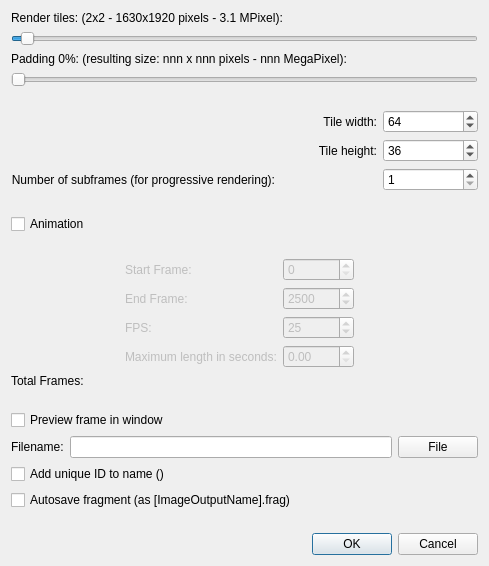
<?xml version="1.0" encoding="UTF-8"?>
<ui version="4.0">
 <author>3dickulus@fractalforums.com</author>
 <class>OutputDialog</class>
 <widget class="QDialog" name="OutputDialog">
  <property name="geometry">
   <rect>
    <x>0</x>
    <y>0</y>
    <width>489</width>
    <height>566</height>
   </rect>
  </property>
  <property name="sizePolicy">
   <sizepolicy hsizetype="Minimum" vsizetype="Minimum">
    <horstretch>0</horstretch>
    <verstretch>0</verstretch>
   </sizepolicy>
  </property>
  <property name="windowTitle">
   <string>High Resolution and Animation Render</string>
  </property>
  <layout class="QGridLayout" name="gridLayout_5">
   <item row="0" column="0">
    <layout class="QGridLayout" name="gridLayout">
     <item row="0" column="0">
      <widget class="QLabel" name="tilesLabel">
       <property name="text">
        <string>Render tiles: (2x2 - 1630x1920 pixels - 3.1 MPixel):</string>
       </property>
      </widget>
     </item>
     <item row="1" column="0">
      <widget class="QSlider" name="tilesSlider">
       <property name="minimum">
        <number>1</number>
       </property>
       <property name="maximum">
        <number>100</number>
       </property>
       <property name="value">
        <number>3</number>
       </property>
       <property name="sliderPosition">
        <number>3</number>
       </property>
       <property name="orientation">
        <enum>Qt::Horizontal</enum>
       </property>
      </widget>
     </item>
     <item row="2" column="0">
      <widget class="QLabel" name="paddingLabel">
       <property name="text">
        <string>Padding 0%: (resulting size: nnn x nnn pixels - nnn MegaPixel):</string>
       </property>
      </widget>
     </item>
     <item row="3" column="0">
      <widget class="QSlider" name="paddingSlider">
       <property name="maximum">
        <number>100</number>
       </property>
       <property name="orientation">
        <enum>Qt::Horizontal</enum>
       </property>
      </widget>
     </item>
    </layout>
   </item>
   <item row="1" column="0">
    <spacer name="verticalSpacer_0">
     <property name="orientation">
      <enum>Qt::Vertical</enum>
     </property>
     <property name="sizeHint" stdset="0">
      <size>
       <width>408</width>
       <height>9</height>
      </size>
     </property>
    </spacer>
   </item>
   <item row="2" column="0">
    <layout class="QGridLayout" name="gridLayout_2">
     <item row="0" column="1">
      <widget class="QLabel" name="label">
       <property name="text">
        <string>Tile width:</string>
       </property>
       <property name="alignment">
        <set>Qt::AlignRight|Qt::AlignTrailing|Qt::AlignVCenter</set>
       </property>
      </widget>
     </item>
     <item row="0" column="2">
      <widget class="QSpinBox" name="tileWidthSpinBox">
       <property name="minimum">
        <number>1</number>
       </property>
       <property name="maximum">
        <number>16384</number>
       </property>
       <property name="value">
        <number>64</number>
       </property>
      </widget>
     </item>
     <item row="1" column="1">
      <widget class="QLabel" name="label_2">
       <property name="text">
        <string>Tile height:</string>
       </property>
       <property name="alignment">
        <set>Qt::AlignRight|Qt::AlignTrailing|Qt::AlignVCenter</set>
       </property>
      </widget>
     </item>
     <item row="1" column="2">
      <widget class="QSpinBox" name="tileHeightSpinBox">
       <property name="minimum">
        <number>1</number>
       </property>
       <property name="maximum">
        <number>16384</number>
       </property>
       <property name="value">
        <number>36</number>
       </property>
      </widget>
     </item>
     <item row="2" column="0">
      <widget class="QLabel" name="subFramesLabel">
       <property name="text">
        <string>Number of subframes (for progressive rendering):</string>
       </property>
       <property name="alignment">
        <set>Qt::AlignRight|Qt::AlignTrailing|Qt::AlignVCenter</set>
       </property>
      </widget>
     </item>
     <item row="2" column="2">
      <widget class="QSpinBox" name="subFrameSpinBox">
       <property name="minimum">
        <number>1</number>
       </property>
       <property name="maximum">
        <number>65536</number>
       </property>
      </widget>
     </item>
    </layout>
   </item>
   <item row="3" column="0">
    <spacer name="verticalSpacer_1">
     <property name="orientation">
      <enum>Qt::Vertical</enum>
     </property>
     <property name="sizeHint" stdset="0">
      <size>
       <width>408</width>
       <height>7</height>
      </size>
     </property>
    </spacer>
   </item>
   <item row="4" column="0">
    <layout class="QGridLayout" name="gridLayout_3">
     <item row="0" column="0" colspan="2">
      <widget class="QCheckBox" name="animCheckBox">
       <property name="text">
        <string>Animation</string>
       </property>
      </widget>
     </item>
     <item row="1" column="0" colspan="4">
      <widget class="qRangeSlider" name="frameRangeSlider" native="true">
       <property name="enabled">
        <bool>false</bool>
       </property>
       <property name="sizePolicy">
        <sizepolicy hsizetype="Expanding" vsizetype="Fixed">
         <horstretch>0</horstretch>
         <verstretch>0</verstretch>
        </sizepolicy>
       </property>
       <property name="minimumSize">
        <size>
         <width>100</width>
         <height>12</height>
        </size>
       </property>
       <property name="maximumSize">
        <size>
         <width>16777215</width>
         <height>12</height>
        </size>
       </property>
      </widget>
     </item>
     <item row="2" column="0" rowspan="4">
      <spacer name="horizontalSpacer">
       <property name="orientation">
        <enum>Qt::Horizontal</enum>
       </property>
       <property name="sizeHint" stdset="0">
        <size>
         <width>48</width>
         <height>88</height>
        </size>
       </property>
      </spacer>
     </item>
     <item row="2" column="1">
      <widget class="QLabel" name="startFrameLabel">
       <property name="enabled">
        <bool>false</bool>
       </property>
       <property name="text">
        <string>Start Frame:</string>
       </property>
      </widget>
     </item>
     <item row="2" column="2">
      <widget class="QSpinBox" name="startFrameSpinBox">
       <property name="enabled">
        <bool>false</bool>
       </property>
       <property name="maximum">
        <number>100000</number>
       </property>
      </widget>
     </item>
     <item row="2" column="3" rowspan="5">
      <spacer name="horizontalSpacer_2">
       <property name="orientation">
        <enum>Qt::Horizontal</enum>
       </property>
       <property name="sizeHint" stdset="0">
        <size>
         <width>118</width>
         <height>118</height>
        </size>
       </property>
      </spacer>
     </item>
     <item row="3" column="1">
      <widget class="QLabel" name="endFrameLabel">
       <property name="enabled">
        <bool>false</bool>
       </property>
       <property name="text">
        <string>End Frame:</string>
       </property>
      </widget>
     </item>
     <item row="3" column="2">
      <widget class="QSpinBox" name="endFrameSpinBox">
       <property name="enabled">
        <bool>false</bool>
       </property>
       <property name="maximum">
        <number>100000</number>
       </property>
       <property name="value">
        <number>2500</number>
       </property>
      </widget>
     </item>
     <item row="4" column="1">
      <widget class="QLabel" name="fpsLabel">
       <property name="enabled">
        <bool>false</bool>
       </property>
       <property name="text">
        <string>FPS:</string>
       </property>
      </widget>
     </item>
     <item row="4" column="2">
      <widget class="QSpinBox" name="fpsSpinBox">
       <property name="enabled">
        <bool>false</bool>
       </property>
       <property name="toolTip">
        <string>Set in Preferences.</string>
       </property>
       <property name="minimum">
        <number>1</number>
       </property>
       <property name="maximum">
        <number>100</number>
       </property>
       <property name="value">
        <number>25</number>
       </property>
      </widget>
     </item>
     <item row="5" column="1">
      <widget class="QLabel" name="endTimeLabel">
       <property name="enabled">
        <bool>false</bool>
       </property>
       <property name="text">
        <string>Maximum length in seconds:</string>
       </property>
      </widget>
     </item>
     <item row="5" column="2">
      <widget class="QDoubleSpinBox" name="endTimeSpinBox">
       <property name="enabled">
        <bool>false</bool>
       </property>
       <property name="maximum">
        <double>9999.989999999999782</double>
       </property>
      </widget>
     </item>
     <item row="6" column="0" colspan="2">
      <widget class="QLabel" name="totalFrames">
       <property name="text">
        <string>Total Frames:</string>
       </property>
      </widget>
     </item>
    </layout>
   </item>
   <item row="5" column="0">
    <spacer name="verticalSpacer_2">
     <property name="orientation">
      <enum>Qt::Vertical</enum>
     </property>
     <property name="sizeHint" stdset="0">
      <size>
       <width>418</width>
       <height>10</height>
      </size>
     </property>
    </spacer>
   </item>
   <item row="6" column="0">
    <layout class="QGridLayout" name="gridLayout_4">
     <item row="0" column="0" colspan="2">
      <widget class="QCheckBox" name="previewFrameCheckBox">
       <property name="text">
        <string>Preview frame in window</string>
       </property>
      </widget>
     </item>
     <item row="1" column="0">
      <widget class="QLabel" name="filenameLabel">
       <property name="sizePolicy">
        <sizepolicy hsizetype="Minimum" vsizetype="Minimum">
         <horstretch>0</horstretch>
         <verstretch>0</verstretch>
        </sizepolicy>
       </property>
       <property name="text">
        <string>Filename:</string>
       </property>
      </widget>
     </item>
     <item row="1" column="1">
      <widget class="QLineEdit" name="filenameEdit">
       <property name="sizePolicy">
        <sizepolicy hsizetype="Expanding" vsizetype="Fixed">
         <horstretch>0</horstretch>
         <verstretch>0</verstretch>
        </sizepolicy>
       </property>
       <property name="clearButtonEnabled">
        <bool>false</bool>
       </property>
      </widget>
     </item>
     <item row="1" column="2">
      <widget class="QPushButton" name="fileButton">
       <property name="text">
        <string>File</string>
       </property>
      </widget>
     </item>
     <item row="2" column="0" colspan="2">
      <widget class="QCheckBox" name="uniqueCheckBox">
       <property name="text">
        <string>Add unique ID to name ()</string>
       </property>
      </widget>
     </item>
     <item row="3" column="0" colspan="2">
      <widget class="QCheckBox" name="autoSaveCheckBox">
       <property name="text">
        <string>Autosave fragment (as [ImageOutputName].frag)</string>
       </property>
      </widget>
     </item>
    </layout>
   </item>
   <item row="7" column="0">
    <spacer name="verticalSpacer_3">
     <property name="orientation">
      <enum>Qt::Vertical</enum>
     </property>
     <property name="sizeHint" stdset="0">
      <size>
       <width>388</width>
       <height>8</height>
      </size>
     </property>
    </spacer>
   </item>
   <item row="8" column="0">
    <widget class="QDialogButtonBox" name="buttonBox">
     <property name="orientation">
      <enum>Qt::Horizontal</enum>
     </property>
     <property name="standardButtons">
      <set>QDialogButtonBox::Cancel|QDialogButtonBox::Ok</set>
     </property>
    </widget>
   </item>
  </layout>
 </widget>
 <customwidgets>
  <customwidget>
   <class>qRangeSlider</class>
   <extends>QWidget</extends>
   <header>qrangeslider.h</header>
  </customwidget>
 </customwidgets>
 <resources>
  <include location="../../Fragmentarium.qrc"/>
 </resources>
 <connections>
  <connection>
   <sender>buttonBox</sender>
   <signal>accepted()</signal>
   <receiver>OutputDialog</receiver>
   <slot>accept()</slot>
   <hints>
    <hint type="sourcelabel">
     <x>227</x>
     <y>472</y>
    </hint>
    <hint type="destinationlabel">
     <x>195</x>
     <y>439</y>
    </hint>
   </hints>
  </connection>
  <connection>
   <sender>buttonBox</sender>
   <signal>rejected()</signal>
   <receiver>OutputDialog</receiver>
   <slot>reject()</slot>
   <hints>
    <hint type="sourcelabel">
     <x>295</x>
     <y>478</y>
    </hint>
    <hint type="destinationlabel">
     <x>286</x>
     <y>439</y>
    </hint>
   </hints>
  </connection>
  <connection>
   <sender>animCheckBox</sender>
   <signal>toggled(bool)</signal>
   <receiver>startFrameLabel</receiver>
   <slot>setEnabled(bool)</slot>
   <hints>
    <hint type="sourcelabel">
     <x>60</x>
     <y>165</y>
    </hint>
    <hint type="destinationlabel">
     <x>108</x>
     <y>199</y>
    </hint>
   </hints>
  </connection>
  <connection>
   <sender>animCheckBox</sender>
   <signal>toggled(bool)</signal>
   <receiver>startFrameSpinBox</receiver>
   <slot>setEnabled(bool)</slot>
   <hints>
    <hint type="sourcelabel">
     <x>199</x>
     <y>159</y>
    </hint>
    <hint type="destinationlabel">
     <x>230</x>
     <y>201</y>
    </hint>
   </hints>
  </connection>
  <connection>
   <sender>animCheckBox</sender>
   <signal>toggled(bool)</signal>
   <receiver>endFrameLabel</receiver>
   <slot>setEnabled(bool)</slot>
   <hints>
    <hint type="sourcelabel">
     <x>84</x>
     <y>167</y>
    </hint>
    <hint type="destinationlabel">
     <x>83</x>
     <y>227</y>
    </hint>
   </hints>
  </connection>
  <connection>
   <sender>animCheckBox</sender>
   <signal>toggled(bool)</signal>
   <receiver>endFrameSpinBox</receiver>
   <slot>setEnabled(bool)</slot>
   <hints>
    <hint type="sourcelabel">
     <x>102</x>
     <y>166</y>
    </hint>
    <hint type="destinationlabel">
     <x>272</x>
     <y>220</y>
    </hint>
   </hints>
  </connection>
  <connection>
   <sender>animCheckBox</sender>
   <signal>toggled(bool)</signal>
   <receiver>fpsLabel</receiver>
   <slot>setEnabled(bool)</slot>
   <hints>
    <hint type="sourcelabel">
     <x>46</x>
     <y>166</y>
    </hint>
    <hint type="destinationlabel">
     <x>125</x>
     <y>245</y>
    </hint>
   </hints>
  </connection>
  <connection>
   <sender>animCheckBox</sender>
   <signal>toggled(bool)</signal>
   <receiver>fpsSpinBox</receiver>
   <slot>setEnabled(bool)</slot>
   <hints>
    <hint type="sourcelabel">
     <x>71</x>
     <y>159</y>
    </hint>
    <hint type="destinationlabel">
     <x>269</x>
     <y>246</y>
    </hint>
   </hints>
  </connection>
  <connection>
   <sender>animCheckBox</sender>
   <signal>toggled(bool)</signal>
   <receiver>endTimeLabel</receiver>
   <slot>setEnabled(bool)</slot>
   <hints>
    <hint type="sourcelabel">
     <x>29</x>
     <y>161</y>
    </hint>
    <hint type="destinationlabel">
     <x>182</x>
     <y>271</y>
    </hint>
   </hints>
  </connection>
  <connection>
   <sender>previewFrameCheckBox</sender>
   <signal>toggled(bool)</signal>
   <receiver>filenameLabel</receiver>
   <slot>setDisabled(bool)</slot>
   <hints>
    <hint type="sourcelabel">
     <x>35</x>
     <y>338</y>
    </hint>
    <hint type="destinationlabel">
     <x>38</x>
     <y>365</y>
    </hint>
   </hints>
  </connection>
  <connection>
   <sender>previewFrameCheckBox</sender>
   <signal>toggled(bool)</signal>
   <receiver>uniqueCheckBox</receiver>
   <slot>setDisabled(bool)</slot>
   <hints>
    <hint type="sourcelabel">
     <x>25</x>
     <y>339</y>
    </hint>
    <hint type="destinationlabel">
     <x>25</x>
     <y>395</y>
    </hint>
   </hints>
  </connection>
  <connection>
   <sender>previewFrameCheckBox</sender>
   <signal>toggled(bool)</signal>
   <receiver>autoSaveCheckBox</receiver>
   <slot>setDisabled(bool)</slot>
   <hints>
    <hint type="sourcelabel">
     <x>12</x>
     <y>339</y>
    </hint>
    <hint type="destinationlabel">
     <x>15</x>
     <y>416</y>
    </hint>
   </hints>
  </connection>
  <connection>
   <sender>previewFrameCheckBox</sender>
   <signal>toggled(bool)</signal>
   <receiver>filenameEdit</receiver>
   <slot>setDisabled(bool)</slot>
   <hints>
    <hint type="sourcelabel">
     <x>93</x>
     <y>336</y>
    </hint>
    <hint type="destinationlabel">
     <x>94</x>
     <y>364</y>
    </hint>
   </hints>
  </connection>
  <connection>
   <sender>previewFrameCheckBox</sender>
   <signal>toggled(bool)</signal>
   <receiver>fileButton</receiver>
   <slot>setDisabled(bool)</slot>
   <hints>
    <hint type="sourcelabel">
     <x>337</x>
     <y>337</y>
    </hint>
    <hint type="destinationlabel">
     <x>371</x>
     <y>374</y>
    </hint>
   </hints>
  </connection>
  <connection>
   <sender>animCheckBox</sender>
   <signal>toggled(bool)</signal>
   <receiver>frameRangeSlider</receiver>
   <slot>setEnabled(bool)</slot>
   <hints>
    <hint type="sourcelabel">
     <x>124</x>
     <y>159</y>
    </hint>
    <hint type="destinationlabel">
     <x>126</x>
     <y>180</y>
    </hint>
   </hints>
  </connection>
 </connections>
</ui>
